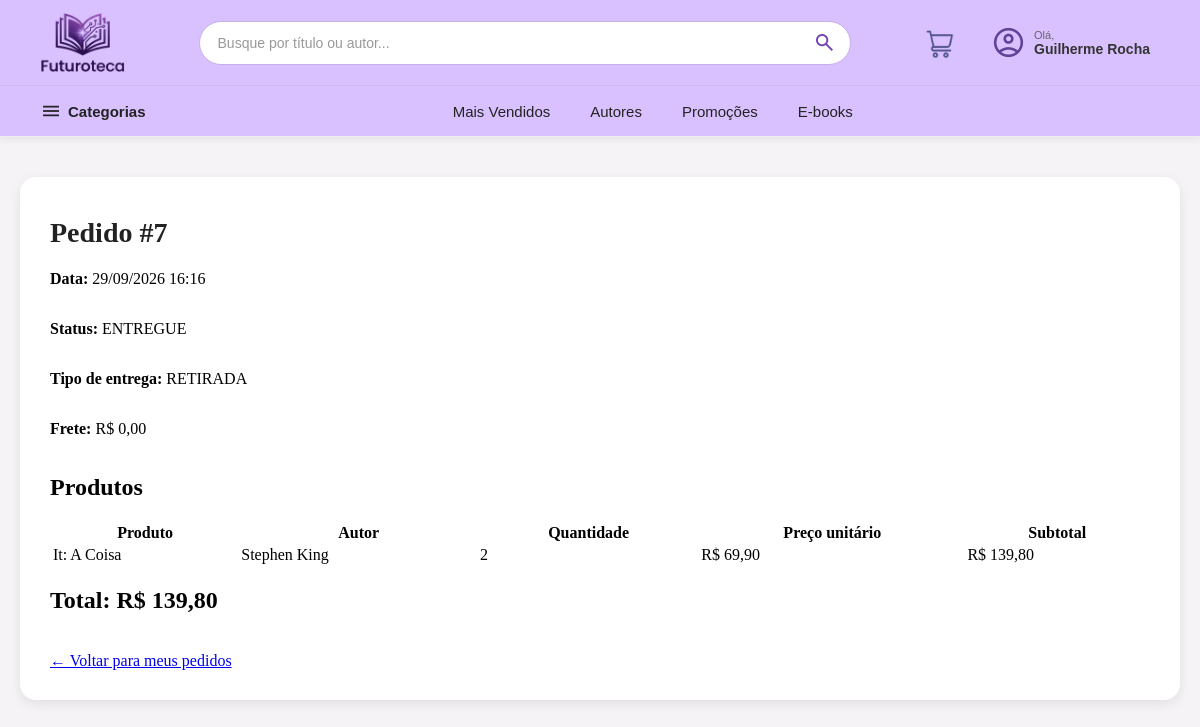
Page /detalhes-pedido.php?id=7 (signed in) on the committed database.
### tables this page shows
CREATE TABLE `pedido` (
  `id_pedido` int(11) NOT NULL,
  `id_usuario` int(11) NOT NULL,
  `data_pedido` datetime NOT NULL DEFAULT current_timestamp(),
  `valor_total` decimal(10,2) NOT NULL,
  `tipo_entrega` enum('RETIRADA','ENTREGA') NOT NULL,
  `frete` decimal(10,2) NOT NULL DEFAULT 0.00,
  `status` enum('PENDENTE','PAGO','ENVIADO','ENTREGUE','CANCELADO') NOT NULL DEFAULT 'PENDENTE'
);

CREATE TABLE `item_pedido` (
  `id_item_pedido` int(11) NOT NULL,
  `id_pedido` int(11) NOT NULL,
  `id_produto` int(11) NOT NULL,
  `quantidade` int(11) NOT NULL DEFAULT 1,
  `preco_unitario` decimal(10,2) NOT NULL
);

CREATE TABLE `produto` (
  `id_produto` int(11) NOT NULL,
  `titulo` varchar(150) NOT NULL,
  `autor` varchar(100) DEFAULT NULL,
  `categoria` varchar(80) NOT NULL,
  `tipo` enum('LIVRO','EBOOK','ARTIGO') NOT NULL,
  `preco` decimal(10,2) NOT NULL,
  `preco_promocional` decimal(10,2) DEFAULT NULL,
  `estoque` int(11) NOT NULL DEFAULT 0,
  `descricao` text DEFAULT NULL,
  `imagem` varchar(255) DEFAULT NULL
);

### detalhes-pedido.php (the view, shortened to what this page needs)
<?php
require_once 'crud.php';
$idUsuario = (int) $_SESSION["id_usuario"];
$idPedido = isset($_GET["id"])
    ? (int) $_GET["id"]
    : 0;
$sql = "SELECT *
        FROM pedido
        WHERE id_pedido = ?
        AND id_usuario = ?";
$stmt = $pdo->prepare($sql);
$stmt->execute([
    $idPedido,
    $idUsuario
]);
$pedido = $stmt->fetch(PDO::FETCH_ASSOC);
$sql = "SELECT
            item_pedido.*,
            produto.titulo,
            produto.autor
        FROM item_pedido
        INNER JOIN produto
            ON item_pedido.id_produto = produto.id_produto
        WHERE item_pedido.id_pedido = ?";
$stmt = $pdo->prepare($sql);
$stmt->execute([$idPedido]);
$itens = $stmt->fetchAll(PDO::FETCH_ASSOC);
?>
<!DOCTYPE html>
<html lang="pt-br">
<head>
    <link
        rel="stylesheet"
        href="css/header-footer.css"
    >
    <link
        rel="stylesheet"
        href="css/compra.css"
    >
</head>
<body>
<?php require_once "partials/header.php"; ?>
<main class="detalhes-container">
    <div class="detalhes-info">
        <h1>
            Pedido #<?= $pedido["id_pedido"] ?>
        </h1>
        <p>
            <strong>Data:</strong>
            <?= date(
                "d/m/Y H:i",
                strtotime($pedido["data_pedido"])
            ) ?>
        </p>
        <p>
            <strong>Status:</strong>
            <?= htmlspecialchars($pedido["status"]) ?>
        </p>
        <p>
            <strong>Tipo de entrega:</strong>
            <?= htmlspecialchars($pedido["tipo_entrega"]) ?>
        </p>
        <p>
            <strong>Frete:</strong>
            R$ <?= number_format(
                $pedido["frete"],
                2,
                ",",
                "."
            ) ?>
        </p>
        <h2>Produtos</h2>
        <?php if (count($itens) == 0): ?>
            <p>
                Nenhum produto encontrado neste pedido.
            </p>
        <?php else: ?>
            <table>
                <thead>
                    <tr>
                        <th>Produto</th>
                        <th>Autor</th>
                        <th>Quantidade</th>
                        <th>Preço unitário</th>
                        <th>Subtotal</th>
                    </tr>
                </thead>
                <tbody>
                    <?php foreach ($itens as $item): ?>
                        <?php
                        $subtotal =
                            $item["quantidade"] *
                            $item["preco_unitario"];
                        ?>
                        <tr>
                            <td>
                                <?= htmlspecialchars(
                                    $item["titulo"]
                                ) ?>
                            </td>
                            <td>
                                <?= htmlspecialchars(
                                    $item["autor"]
                                ) ?>
                            </td>
                            <td>
                                <?= $item["quantidade"] ?>
                            </td>
                            <td>
                                R$ <?= number_format(
                                    $item["preco_unitario"],
                                    2,
                                    ",",
                                    "."
                                ) ?>
                            </td>
                            <td>
                                R$ <?= number_format(
                                    $subtotal,
                                    2,
                                    ",",
                                    "."
                                ) ?>
                            </td>
                        </tr>
                    <?php endforeach; ?>
                </tbody>
            </table>
        <?php endif; ?>
        <h2>
            Total:
            R$ <?= number_format(
                $pedido["valor_total"],
                2,
                ",",
                "."
            ) ?>
        </h2>
        <br>
        <a href="meus-pedidos.php">
            ← Voltar para meus pedidos
        </a>
    </div>
</main>
</body>
</html>

### css/header-footer.css (style rules this page uses)
body { margin: 0; padding: 0; box-sizing: border-box; }

### css/compra.css (style rules this page uses)
body { background-color: #f5f3f5; margin: 0; padding: 0; }
.detalhes-container { display: flex; gap: 40px; max-width: 1100px; margin: 40px auto; background: #fff; padding: 30px; border-radius: 16px; box-shadow: 0 4px 12px rgba(0,0,0,0.08); }
.detalhes-info { flex: 1.5; display: flex; flex-direction: column; }
.detalhes-info h1 { margin: 10px 0 5px 0; font-size: 28px; color: #222; }

### rows in the picture
pedido: id_pedido "7", data_pedido "29/09/2026 16:16", status "ENTREGUE", tipo_entrega "RETIRADA", frete "0,00", valor_total "139,80"
item_pedido: id_produto.titulo "It: A Coisa", id_produto.autor "Stephen King", quantidade "2", preco_unitario "69,90", subtotal "139,80"

### other values in the picture
$_SESSION["nome"] "Guilherme Rocha"
